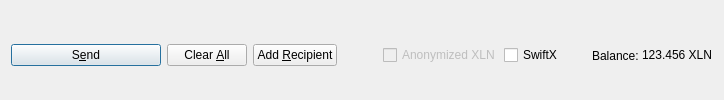
         <widget class="QFrame" name="frame_Send">
          <layout class="QHBoxLayout" name="horizontalLayout">
           <property name="bottomMargin">
            <number>0</number>
           </property>
           <item>
            <widget class="QPushButton" name="sendButton">
             <property name="minimumSize">
              <size>
               <width>150</width>
               <height>0</height>
              </size>
             </property>
             <property name="toolTip">
              <string>Confirm the send action</string>
             </property>
             <property name="text">
              <string>S&amp;end</string>
             </property>
             <property name="icon">
              <iconset resource="../lunarium.qrc">
               <normaloff>:/icons/send</normaloff>:/icons/send</iconset>
             </property>
             <property name="autoDefault">
              <bool>false</bool>
             </property>
             <property name="default">
              <bool>true</bool>
             </property>
            </widget>
           </item>
           <item>
            <widget class="QPushButton" name="clearButton">
             <property name="sizePolicy">
              <sizepolicy hsizetype="Minimum" vsizetype="Fixed">
               <horstretch>0</horstretch>
               <verstretch>0</verstretch>
              </sizepolicy>
             </property>
             <property name="toolTip">
              <string>Clear all fields of the form.</string>
             </property>
             <property name="text">
              <string>Clear &amp;All</string>
             </property>
             <property name="icon">
              <iconset resource="../lunarium.qrc">
               <normaloff>:/icons/remove</normaloff>:/icons/remove</iconset>
             </property>
             <property name="autoDefault">
              <bool>false</bool>
             </property>
            </widget>
           </item>
           <item>
            <widget class="QPushButton" name="addButton">
             <property name="toolTip">
              <string>Send to multiple recipients at once</string>
             </property>
             <property name="text">
              <string>Add &amp;Recipient</string>
             </property>
             <property name="icon">
              <iconset resource="../lunarium.qrc">
               <normaloff>:/icons/add</normaloff>:/icons/add</iconset>
             </property>
             <property name="autoDefault">
              <bool>false</bool>
             </property>
            </widget>
           </item>
           <item>
            <spacer name="horizontalSpacer">
             <property name="orientation">
              <enum>Qt::Horizontal</enum>
             </property>
             <property name="sizeHint" stdset="0">
              <size>
               <width>40</width>
               <height>20</height>
              </size>
             </property>
            </spacer>
           </item>
           <item>
            <layout class="QHBoxLayout" name="horizontalLayout_2">
             <property name="spacing">
              <number>3</number>
             </property>
             <item>
              <widget class="QCheckBox" name="checkzXLN">
               <property name="enabled">
                <bool>false</bool>
               </property>
               <property name="text">
                <string>Anonymized XLN</string>
               </property>
              </widget>
             </item>
             <item>
              <widget class="QCheckBox" name="checkSwiftTX">
               <property name="enabled">
                <bool>true</bool>
               </property>
               <property name="minimumSize">
                <size>
                 <width>85</width>
                 <height>0</height>
                </size>
               </property>
               <property name="text">
                <string>SwiftX</string>
               </property>
              </widget>
             </item>
             <item>
              <widget class="QLabel" name="label">
               <property name="text">
                <string>Balance:</string>
               </property>
              </widget>
             </item>
             <item>
              <widget class="QLabel" name="labelBalance">
               <property name="sizePolicy">
                <sizepolicy hsizetype="Preferred" vsizetype="Fixed">
                 <horstretch>0</horstretch>
                 <verstretch>0</verstretch>
                </sizepolicy>
               </property>
               <property name="cursor">
                <cursorShape>IBeamCursor</cursorShape>
               </property>
               <property name="text">
                <string notr="true">123.456 XLN</string>
               </property>
               <property name="textInteractionFlags">
                <set>Qt::LinksAccessibleByMouse|Qt::TextSelectableByKeyboard|Qt::TextSelectableByMouse</set>
               </property>
              </widget>
             </item>
            </layout>
           </item>
          </layout>
         </widget>
